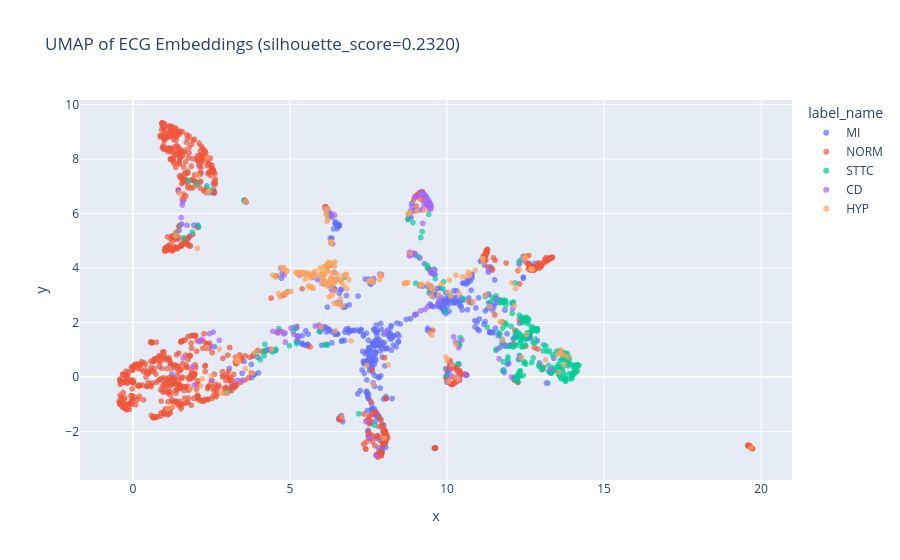

Write notebook code for a chart like this one.
### Markdown cell above
### MLP - (ecg_emb + text_emb) -> 512 -> 256 -> 64 -> 5

### Code cell
generate_umap_plot(*extract_embeddings_ecg_text(load_ecg_encoder(
    model_checkpoint_path="/home/giovanidl/doutorado/prelim/checkpoints/ecgtext/",
    model_checkpoint_name="DTTBUFFMLP512_256_64_Epoch_35_20260213_182910.pt"
    ), val_loader_BUFFEDrobust_text), save_path="umap_ecg.html")

### Figure 1 — Plotly figure (JSON) as saved in the notebook; plotly's stock layout.template omitted (floating-point values rounded to 4 significant figures; data arrays with more than 128 entries replaced by an {"elided": "..."} marker saying what was removed)
{"data": [{"hovertemplate": "label_name=MI<br>x=%{x}<br>y=%{y}<extra></extra>", "legendgroup": "MI", "marker": {"color": "#636efa", "opacity": 0.7, "symbol": "circle"}, "mode": "markers", "name": "MI", "showlegend": true, "type": "scattergl", "x": {"elided": "535 float values"}, "xaxis": "x", "y": {"elided": "535 float values"}, "yaxis": "y"}, {"hovertemplate": "label_name=NORM<br>x=%{x}<br>y=%{y}<extra></extra>", "legendgroup": "NORM", "marker": {"color": "#EF553B", "opacity": 0.7, "symbol": "circle"}, "mode": "markers", "name": "NORM", "showlegend": true, "type": "scattergl", "x": {"elided": "995 float values"}, "xaxis": "x", "y": {"elided": "995 float values"}, "yaxis": "y"}, {"hovertemplate": "label_name=STTC<br>x=%{x}<br>y=%{y}<extra></extra>", "legendgroup": "STTC", "marker": {"color": "#00cc96", "opacity": 0.7, "symbol": "circle"}, "mode": "markers", "name": "STTC", "showlegend": true, "type": "scattergl", "x": {"elided": "287 float values"}, "xaxis": "x", "y": {"elided": "287 float values"}, "yaxis": "y"}, {"hovertemplate": "label_name=CD<br>x=%{x}<br>y=%{y}<extra></extra>", "legendgroup": "CD", "marker": {"color": "#ab63fa", "opacity": 0.7, "symbol": "circle"}, "mode": "markers", "name": "CD", "showlegend": true, "type": "scattergl", "x": {"elided": "129 float values"}, "xaxis": "x", "y": {"elided": "129 float values"}, "yaxis": "y"}, {"hovertemplate": "label_name=HYP<br>x=%{x}<br>y=%{y}<extra></extra>", "legendgroup": "HYP", "marker": {"color": "#FFA15A", "opacity": 0.7, "symbol": "circle"}, "mode": "markers", "name": "HYP", "showlegend": true, "type": "scattergl", "x": {"elided": "237 float values"}, "xaxis": "x", "y": {"elided": "237 float values"}, "yaxis": "y"}], "layout": {"legend": {"title": {"text": "label_name"}, "tracegroupgap": 0}, "title": {"text": "UMAP of ECG Embeddings (silhouette_score=0.2320)"}, "xaxis": {"anchor": "y", "domain": [0, 1], "title": {"text": "x"}}, "yaxis": {"anchor": "x", "domain": [0, 1], "title": {"text": "y"}}}}
